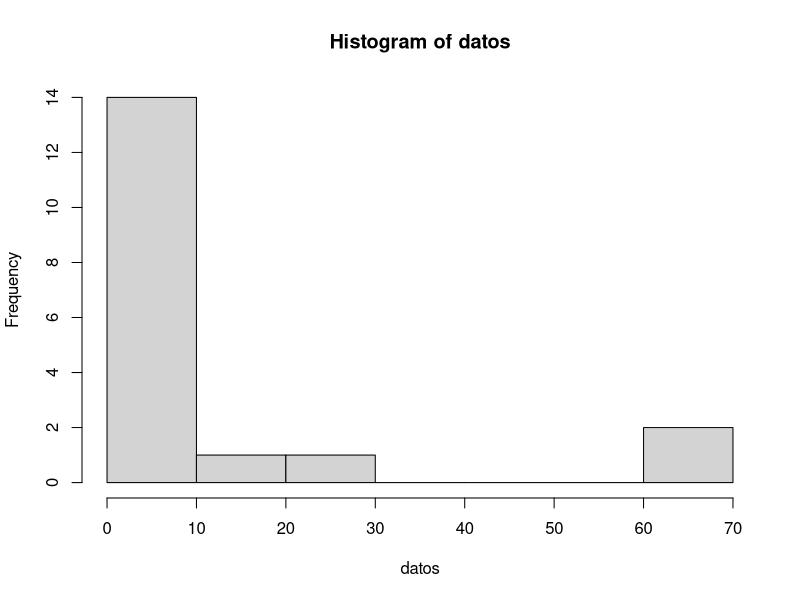
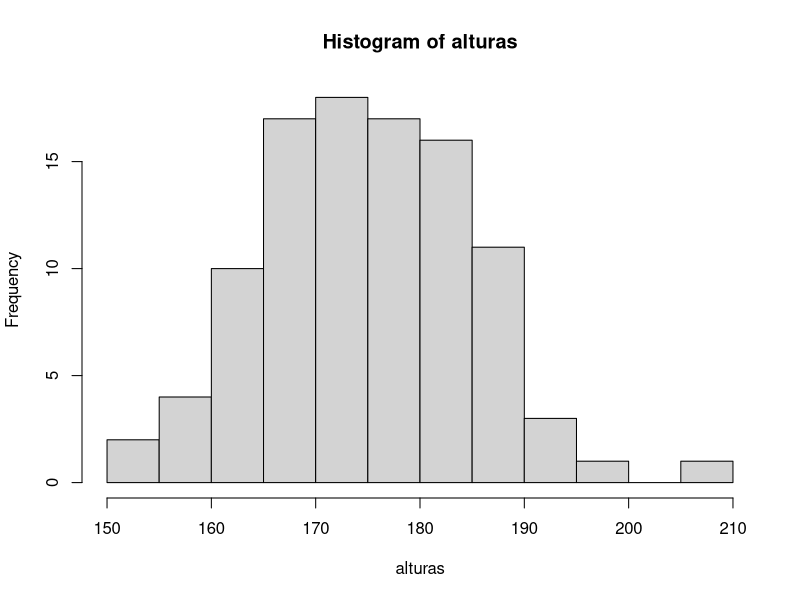

The R script that drew these images, in order:
##Estadística clase 1
datos <- 3 ## asignar a datos
c(1,2,5) ## vector
datos <- c(1,2,4,1,5,1,4,21,3,4,1,5,1,64,63,1,12,1)
table(datos)
hist(datos)
mean(datos)
median(datos)
quantile(datos)
quantile(datos, c(.1,.2,.3,.4,.5))

alturas <- rnorm(100,175,10)
round(alturas,1)
hist(alturas)
quantile(alturas)
